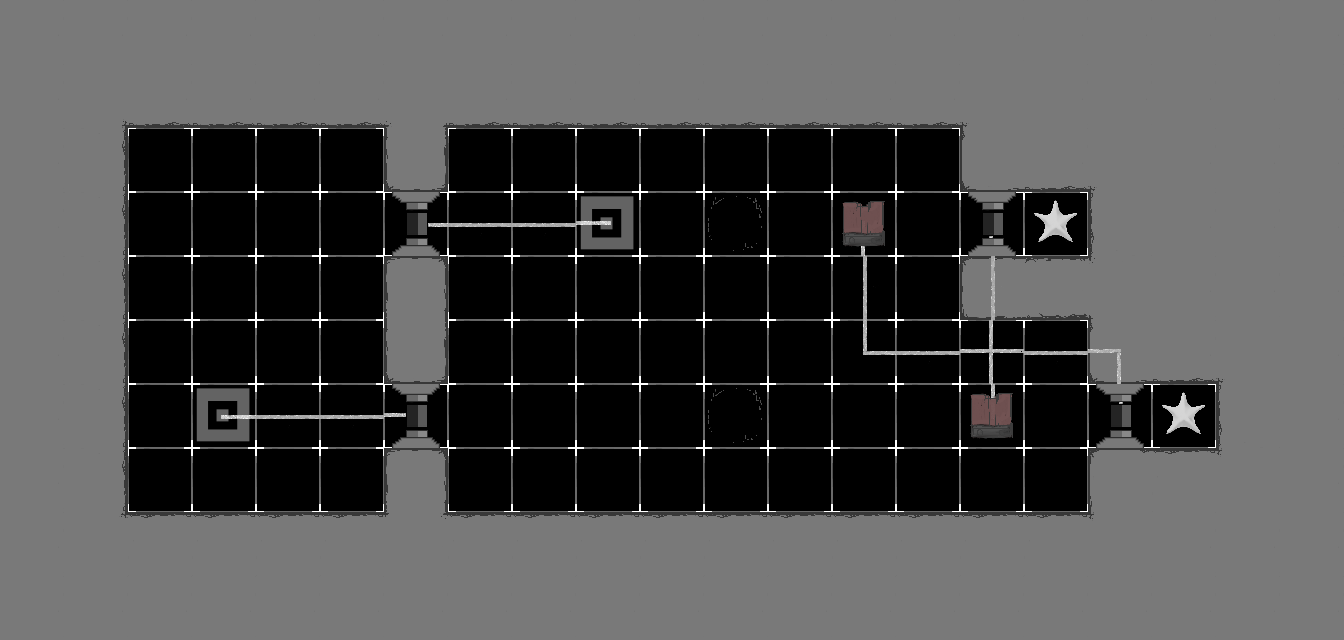

Below is a game level as drawn by its tile map, then a one-line description and the .tmx that defines it (tile-layer data replaced by summaries):
An orthogonal 21x10 tile map with 64x64 px tiles, 16 tile layers (floor, walls, goals, sources, ...) and 6 objects.

<map version="1.4" tiledversion="1.4.3" orientation="orthogonal" renderorder="right-down" width="21" height="10" tilewidth="64" tileheight="64" infinite="0" nextlayerid="50" nextobjectid="38">
 <tileset firstgid="1" source="tileset.tsx" />
 <layer id="1" name="floor" width="21" height="10">
  <data>[210 cells, 210 non-empty, 1 distinct tile ids]</data>
 </layer>
 <layer id="2" name="walls" width="21" height="10">
  <data>[210 cells, 126 non-empty, 7 distinct tile ids]</data>
 </layer>
 <layer id="19" name="goals" width="21" height="10">
  <data>[210 cells, 2 non-empty, 1 distinct tile ids]</data>
 </layer>
 <layer id="23" name="sources" width="21" height="10">
  <data>[210 cells, 2 non-empty, 1 distinct tile ids]</data>
 </layer>
 <group id="6" name="0">
  <layer id="8" name="cables" width="21" height="10">
   <data>[210 cells, 4 non-empty, 2 distinct tile ids]</data>
  </layer>
  <layer id="9" name="doors" width="21" height="10">
   <data>[210 cells, 1 non-empty, 1 distinct tile ids]</data>
  </layer>
  <layer id="10" name="buttons" width="21" height="10">
   <data>[210 cells, 1 non-empty, 1 distinct tile ids]</data>
  </layer>
  <layer id="17" name="batteries" width="21" height="10">
   <data>[210 cells, 0 non-empty, 0 distinct tile ids]</data>
  </layer>
 </group>
 <group id="40" name="1">
  <layer id="41" name="cables" width="21" height="10">
   <data>[210 cells, 4 non-empty, 2 distinct tile ids]</data>
  </layer>
  <layer id="42" name="doors" width="21" height="10">
   <data>[210 cells, 1 non-empty, 1 distinct tile ids]</data>
  </layer>
  <layer id="43" name="buttons" width="21" height="10">
   <data>[210 cells, 1 non-empty, 1 distinct tile ids]</data>
  </layer>
  <layer id="44" name="batteries" width="21" height="10">
   <data>[210 cells, 0 non-empty, 0 distinct tile ids]</data>
  </layer>
 </group>
 <group id="45" name="2">
  <layer id="46" name="cables" width="21" height="10">
   <data>[210 cells, 11 non-empty, 4 distinct tile ids]</data>
  </layer>
  <layer id="47" name="doors" width="21" height="10">
   <data>[210 cells, 2 non-empty, 1 distinct tile ids]</data>
  </layer>
  <layer id="48" name="buttons" width="21" height="10">
   <data>[210 cells, 0 non-empty, 0 distinct tile ids]</data>
  </layer>
  <layer id="49" name="batteries" width="21" height="10">
   <data>[210 cells, 2 non-empty, 1 distinct tile ids]</data>
  </layer>
 </group>
 <objectgroup id="24" name="entity-data">
  <object id="32" x="1056.52" y="216.206">
   <properties>
    <property name="goalType" value="SECOND" />
   </properties>
   <point />
  </object>
  <object id="33" x="1186.25" y="406.467">
   <properties>
    <property name="goalType" value="FIRST" />
   </properties>
   <point />
  </object>
  <object id="34" x="861.94" y="220.53">
   <properties>
    <property name="maxCharge" type="int" value="6" />
   </properties>
   <point />
  </object>
  <object id="35" x="990.222" y="413.673">
   <properties>
    <property name="maxCharge" type="int" value="6" />
   </properties>
   <point />
  </object>
  <object id="36" x="283.95" y="351.694">
   <properties>
    <property name="snakeType" value="FIRST" />
   </properties>
   <polyline points="0,0 8.64823,-79.2754 0,-116.751 2.88274,-181.613" />
  </object>
  <object id="37" x="216.206" y="159.992">
   <properties>
    <property name="snakeType" value="SECOND" />
   </properties>
   <polyline points="0,0 2.88274,56.2135 -1.44137,125.399 7.20685,188.82" />
  </object>
 </objectgroup>
</map>